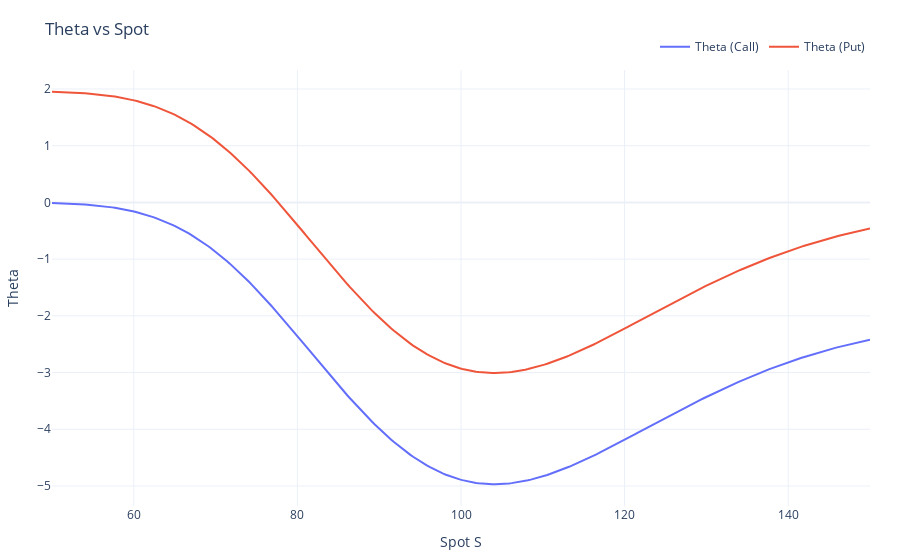

Notebook code for this chart:
### Markdown cell above
#### Theta vs Spot

Theta is the sensitivity to time-to-maturity $(T)$.
For a long option, theta is typically negative (time decay).

**Note:**  Being long options usually means paying theta over time.

### Code cell
theta_call_vals = [theta_call(S, **params) for S in S_grid]
theta_put_vals  = [theta_put(S, **params) for S in S_grid]

fig = multi_line_plot(
    S_grid,
    {"Theta (Call)": theta_call_vals, "Theta (Put)": theta_put_vals},
    title="Theta vs Spot",
    xlab="Spot S",
    ylab="Theta"
)
fig.show()

### Figure 1 — Plotly figure (JSON) as saved in the notebook; plotly's stock layout.template omitted (floating-point values rounded to 4 significant figures; data arrays with more than 128 entries replaced by an {"elided": "..."} marker saying what was removed)
{"data": [{"mode": "lines", "name": "Theta (Call)", "type": "scatter", "x": {"elided": "300 float values"}, "y": {"elided": "300 float values"}}, {"mode": "lines", "name": "Theta (Put)", "type": "scatter", "x": {"elided": "300 float values"}, "y": {"elided": "300 float values"}}], "layout": {"legend": {"orientation": "h", "x": 1, "xanchor": "right", "y": 1.02, "yanchor": "bottom"}, "margin": {"b": 50, "l": 50, "r": 30, "t": 70}, "title": {"text": "Theta vs Spot"}, "xaxis": {"title": {"text": "Spot S"}}, "yaxis": {"title": {"text": "Theta"}}}}
